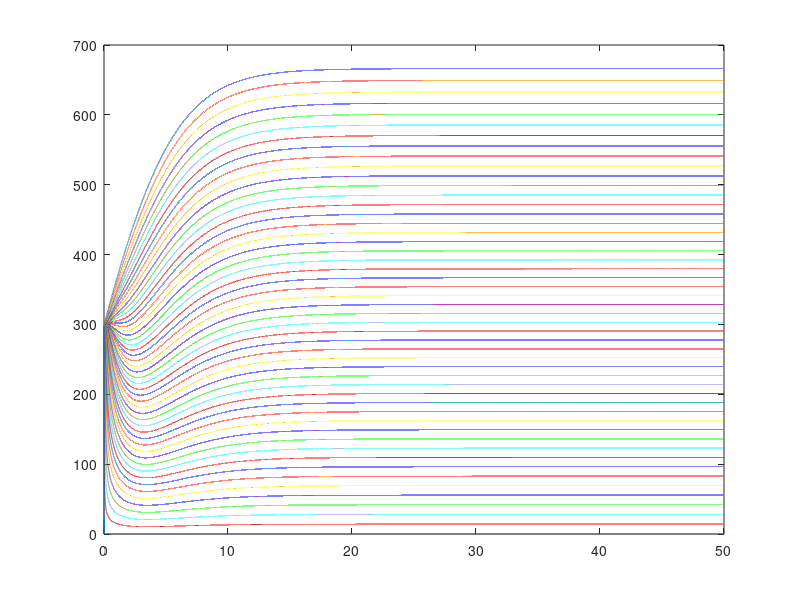

Write the MATLAB code that produced this figure.
%Number of steps
Nx = 50; %Number of steps in length
Nt = 100000; %Number of steps in time
t0 = 0; %Start time (s)
tf = 3000; %End time (s)
x0 = 0; %Start length (m)
xf = 0.3; %End length (m)

%Constants
kc = 10; %Convection coefficient of horizontal Al rod (W/(m^2K))
k = 205; %Constant of conductivity of Al (W/(mK))
a = 0.01; %Radius of the rod (m)
e = 0.95; %Emmisivity of rod
SBc = 5.67e-8; %Stefan-Boltzmann constant (W/(m^2K^4))
Tamb = 298; %Ambient temperature (K)
Cp = 910; %Specific heat capacity of Al (J/(K kg))
rho = 2.7e3; %Density of Al (kg/m^3)

%Calculated numbers
dx = (xf - x0)/(Nx);
dt = (tf - t0)/(Nt);
dT_convec = @(Tx) (kc*2*(Tx-Tamb)*dt)/(Cp*rho*a); %Temperature change due to convection (K)
dT_rad = @(Tx) (e*SBc*2*(Tx.^4-Tamb^4)*dt)/(Cp*rho*a); %Temperature change due to radiation (K)
dT_convec_end = @(Tx) (kc*(Tx-Tamb)*dt)/(Cp*rho*dx);
dT_rad_end = @(Tx) (e*SBc*(Tx.^4-Tamb^4)*dt)/(Cp*rho*dx);
dT = @(P) (P * dt)/(Cp * pi*a^2*dx*rho); %Temperature change in chunk (K)

%==============
%= Simulation =
%==============

%Constants
Pinl = 10; %Power into the left side of the rod (W)

%Storage
T = zeros(Nx, Nt); %Array of temp over time, indices are (x,t)

%initial
T(:,1) = ones(Nx,1)*Tamb; %Set all temperatures to Tamb

for time = 1:Nt-1
    %power in to rod
    T(1,time+1)=T(1,time)+dT(Pinl);
    
    %temperature changes due to conduction
    %along rod
    T(2:Nx-1,time+1)=T(2:Nx-1,time)+(k/(Cp*rho))*((T(3:Nx,time)-2*T(2:Nx-1,time)+T(1:Nx-2,time))./dx^2)*dt;
    
    %at beginning and end of rod
    T(1,time+1)=T(1,time+1)-(k/(Cp*rho))*((T(3,time)-2*T(2,time)+T(1,time))./dx^2)*dt;
    T(Nx,time+1)=T(Nx,time+1)-(k/(Cp*rho))*((T(Nx,time)-2*T(Nx-1,time)+T(Nx-2,time))./dx^2)*dt;   
    
    %temperature changes due to loss in convection and radiation
    %along rod
    T(1:Nx,time+1)=T(1:Nx,time+1) - dT_convec(T(1:Nx,time+1)) - dT_rad(T(1:Nx,time+1));
    
    %at cold end of rod
    T(Nx,time+1)=T(Nx,time+1) - dT_convec_end(T(Nx,time+1)) - dT_rad_end(T(Nx,time+1));
end

time = linspace(0,tf,Nt)/60;

for position = 1:Nx
    plot(time,T(position,:));
    hold on;
end

hold off;
